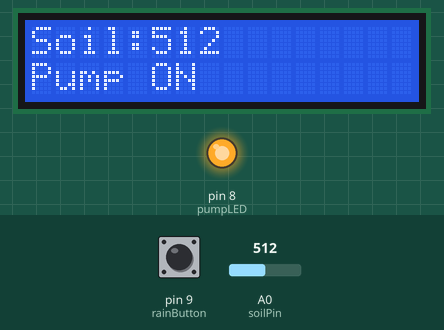
The sketch below on a simulated Arduino Uno, built with avr-gcc and run on an emulated ATmega328P. Shown: 16×2 character LCD, output pins drawn as LEDs (lit = HIGH). The inputs (shaded band) are chosen by the test bench; at power-on: A0 (soilPin) = 512, pin 9 (rainButton) HIGH.

Above: at 3.2 s.
3.3 s: A0 (soilPin) set to 466
At 4.3 s:
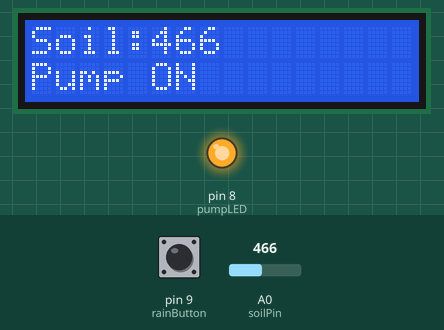
5.5 s: A0 (soilPin) set to 436
At 8.2 s:
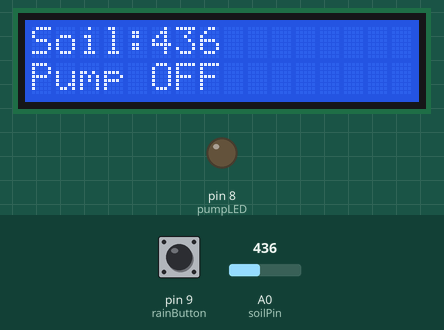
8.5 s: pin 9 (rainButton) pulled LOW for 1.15 s
At 9.9 s:
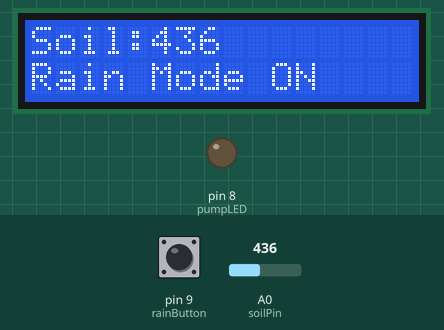
11.6 s: pin 9 (rainButton) pulled LOW for 3.2 s
16.6 s: A0 (soilPin) set to 460
At 18.5 s:
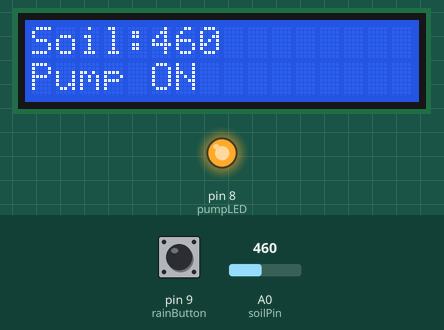
Timing chart, 0 to 19.6 s (numbered marks = the images above; inputs shaded):
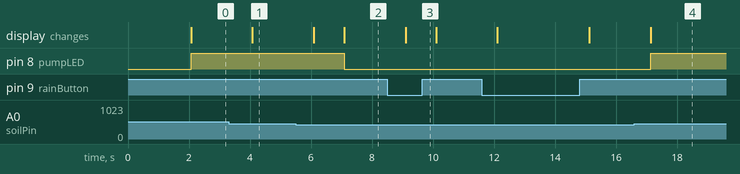

The sketch:

smart_irrigation_system.ino
```cpp
#include <LiquidCrystal.h>

// LCD: RS, E, D4, D5, D6, D7
LiquidCrystal lcd(7, 6, 5, 4, 3, 2);

// Pins
const int soilPin = A0;
const int pumpLED = 8;     // LED represents pump
const int rainButton = 9;

// Variables
int soilValue = 0;
int prevSoilValue = 0;

// Thresholds
const int DRY_THRESHOLD = 450;
const int DRYING_RATE = 20;

void setup() {
  pinMode(pumpLED, OUTPUT);
  pinMode(rainButton, INPUT_PULLUP);

  lcd.begin(16, 2);
  lcd.print("Smart Irrigation");
  delay(2000);
  lcd.clear();

  prevSoilValue = analogRead(soilPin);
}

void loop() {
  soilValue = analogRead(soilPin);
  bool rainMode = (digitalRead(rainButton) == LOW);

  // Prediction logic: fast drying detection
  bool dryingFast = (prevSoilValue - soilValue) > DRYING_RATE;

  lcd.setCursor(0, 0);
  lcd.print("Soil:");
  lcd.print(soilValue);
  lcd.print("   ");

  if (rainMode) {
    digitalWrite(pumpLED, LOW);   // Force OFF
    lcd.setCursor(0, 1);
    lcd.print("Rain Mode ON   ");
  }
  else if (soilValue > DRY_THRESHOLD || dryingFast) {
    digitalWrite(pumpLED, HIGH);  // Pump ON
    lcd.setCursor(0, 1);
    lcd.print("Pump ON        ");
  }
  else {
    digitalWrite(pumpLED, LOW);   // Pump OFF
    lcd.setCursor(0, 1);
    lcd.print("Pump OFF       ");
  }

  prevSoilValue = soilValue;
  delay(1000);
}
```

Measured:
- the behaviour switches between 451 and 450 on A0 (soilPin) (found by bisection; images 1 and 2)
- after the input at 3.3 s, the display: changes after 0.78 s (image 1)
- after the input at 5.5 s, pin 8 (pumpLED): HIGH → LOW after 1.6 s; the display: first changes after 0.59 s (image 2 shows a later state)
- after the input at 8.5 s, the display: changes after 0.60 s (image 3)
- after the input at 16.6 s, pin 8 (pumpLED): LOW → HIGH after 0.53 s; the display: changes after 0.53 s (image 4)
